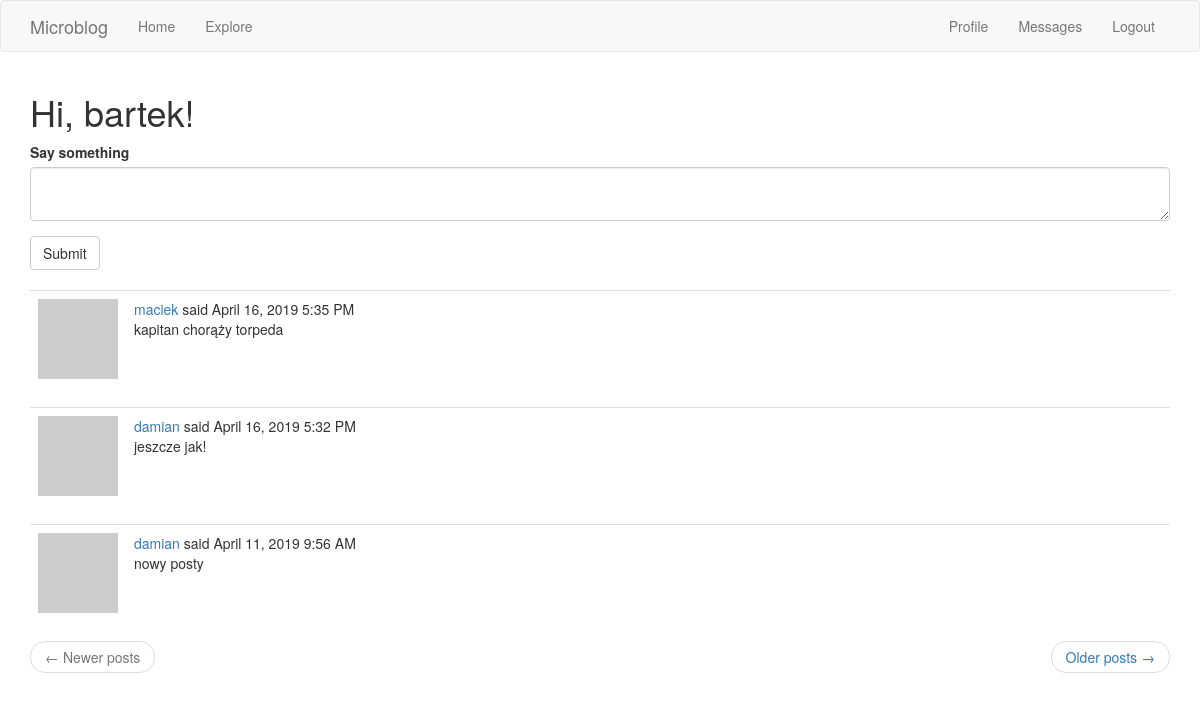
The page /index (signed in) on the database its author committed.
### app/models.py (models this page shows, shortened)
class User(UserMixin, db.Model):
    id = db.Column(db.Integer, primary_key=True)
    username = db.Column(db.String(64), index=True, unique=True)
    email = db.Column(db.String(120), index=True, unique=True)
    password_hash = db.Column(db.String(128))
    posts = db.relationship('Post', backref='author', lazy='dynamic')
    about_me = db.Column(db.String(140))
    last_seen = db.Column(db.DateTime, default=datetime.utcnow)
    followed = db.relationship(
        'User', secondary=followers,
        primaryjoin=(followers.c.follower_id == id),
        secondaryjoin=(followers.c.followed_id == id),
        backref=db.backref('followers', lazy='dynamic'), lazy='dynamic')
    messages_sent = db.relationship('Message', foreign_keys='Message.sender_id',
                                    backref='author', lazy='dynamic')
    messages_received = db.relationship('Message', foreign_keys='Message.recipient_id',
                                        backref='recipient', lazy='dynamic')
    messages = db.relationship(
        'Message', secondary=msg,
        primaryjoin=(msg.c.recipient_id == id),
        secondaryjoin=(msg.c.sender_id == id),
        backref=db.backref('msg', lazy='dynamic'), lazy='dynamic')
    typ = type(messages)
    last_message_read_time = db.Column(db.DateTime)
    def avatar(self, size):
        digest = md5(self.email.lower().encode('utf-8')).hexdigest()
        return 'https://www.gravatar.com/avatar/{}?d=identicon&s={}'.format(
            digest, size)
    def followed_posts(self):
        followed = Post.query.join(
            followers, (followers.c.followed_id == Post.user_id)).filter(
                followers.c.follower_id == self.id)
        own = Post.query.filter_by(user_id=self.id)
        return followed.union(own).order_by(Post.timestamp.desc())
    def new_messages(self):
        last_read_time = self.last_message_read_time or datetime(1900, 1, 1)
        return Message.query.filter_by(recipient=self).filter(
            Message.timestamp > last_read_time).count()

class Post(db.Model):
    id = db.Column(db.Integer, primary_key=True)
    body = db.Column(db.String(140))
    timestamp = db.Column(db.DateTime, index=True, default=datetime.utcnow)
    user_id = db.Column(db.Integer, db.ForeignKey('user.id'))

### app/routes.py (the view)
@app.route('/', methods=['GET', 'POST'])
@app.route('/index', methods=['GET', 'POST'])
@login_required
def index():
    form = PostForm()
    if form.validate_on_submit():
        post = Post(body=form.post.data, author=current_user)
        db.session.add(post)
        db.session.commit()
        flash(_('Succesfully added a post!'))
        return redirect(url_for('index'))
    page = request.args.get('page', 1, type=int)
    posts = current_user.followed_posts().paginate(
        page, app.config['POSTS_PER_PAGE'], False
    )
    next_url = url_for('index', page=posts.next_num) \
        if posts.has_next else None
    prev_url = url_for('index', page=posts.prev_num) \
        if posts.has_prev else None
    return render_template('index.html', title=_("Home"), form=form, posts=posts.items,
                           next_url=next_url, prev_url=prev_url)

### app/forms.py
class PostForm(FlaskForm):
    post = TextAreaField(_l('Say something'), validators=[DataRequired(), Length(min=1, max=140)])
    submit = SubmitField(_l('Submit'))

### app/models.py (called while the page is built)
@login.user_loader
def load_user(id):
    return User.query.get(int(id))

### app/routes.py (called while the page is built)
@app.before_request
def before_request():
    if current_user.is_authenticated:
        current_user.last_seen = datetime.utcnow()
        db.session.commit()
    g.locale = str(get_locale())

### app/templates/index.html
{% extends "base.html" %}
{% import 'bootstrap/wtf.html' as wtf %}
{% block app_content %}
    <h1>{{ _('Hi, %(username)s!', username=current_user.username) }}</h1>
    {% if form %}
    {{ wtf.quick_form(form) }}
    <br>
    {% endif %}
    {% for post in posts %}
        {% include '_post.html' %}
    {% endfor %}
    <nav aria-label="...">
        <ul class="pager">
            <li class="previous{% if not prev_url %} disabled{% endif %}">
                <a href="{{ prev_url or '#' }}">
                    <span aria-hidden="true">&larr;</span> {{ _('Newer posts') }}
                </a>
            </li>
            <li class="next{% if not next_url %} disabled{% endif %}">
                <a href="{{ next_url or '#' }}">
                    {{ _('Older posts') }} <span aria-hidden="true">&rarr;</span>
                </a>
            </li>
        </ul>
    </nav>
{% endblock %}

### app/templates/_post.html (shortened to what this page needs)
    <table class="table table-hover">
        <tr>
            <td width="30px">
                <a href="{{ url_for('user', username=post.author.username) }}">
                    <img src="{{ post.author.avatar(30) }}" />
                </a>
            </td>
            <td>
                {{ _('%(username)s said %(when)s',
                    username=user_link, when=moment(post.timestamp).format('LLL')) }}
                <br>
                {{ post.body }}
            </td>
        </tr>
    </table>

### rows shown on the page
Post: body "kapitan chorąży torpeda"
Post: body "jeszcze jak!"
Post: body "nowy posty"
